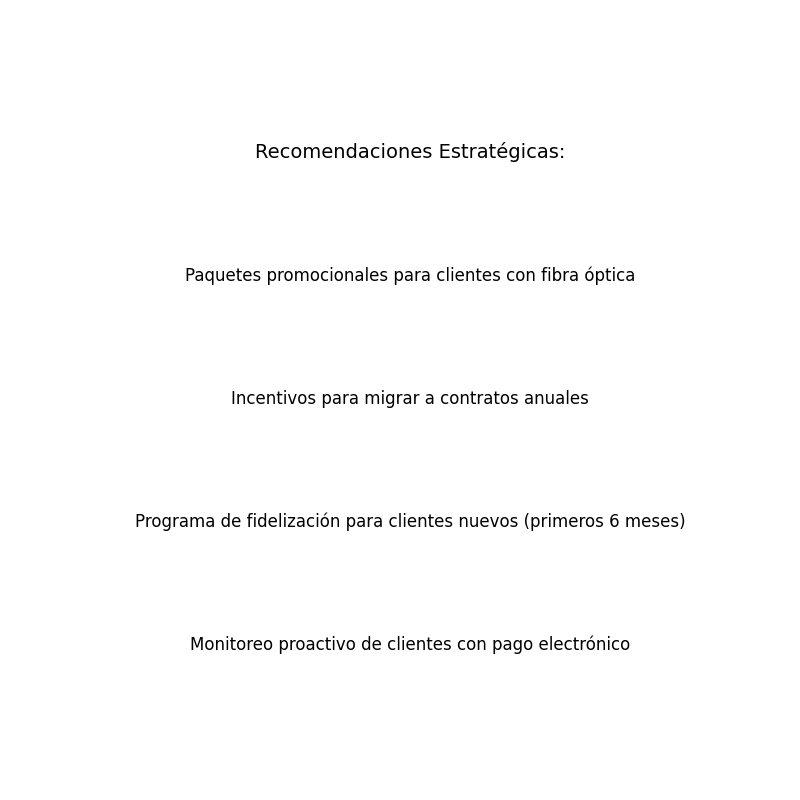

The script that saved this image:
import matplotlib.pyplot as plt

fig, ax = plt.subplots(figsize=(8, 8))
ax.text(0.5, 0.9, 'Recomendaciones Estratégicas:', ha='center', fontsize=14)
ax.text(0.5, 0.7, 'Paquetes promocionales para clientes con fibra óptica', ha='center', fontsize=12)
ax.text(0.5, 0.5, 'Incentivos para migrar a contratos anuales', ha='center', fontsize=12)
ax.text(0.5, 0.3, 'Programa de fidelización para clientes nuevos (primeros 6 meses)', ha='center', fontsize=12)
ax.text(0.5, 0.1, 'Monitoreo proactivo de clientes con pago electrónico', ha='center', fontsize=12)
ax.axis('off')

plt.savefig('action_plan.png')
print('Archivo guardado: action_plan.png')